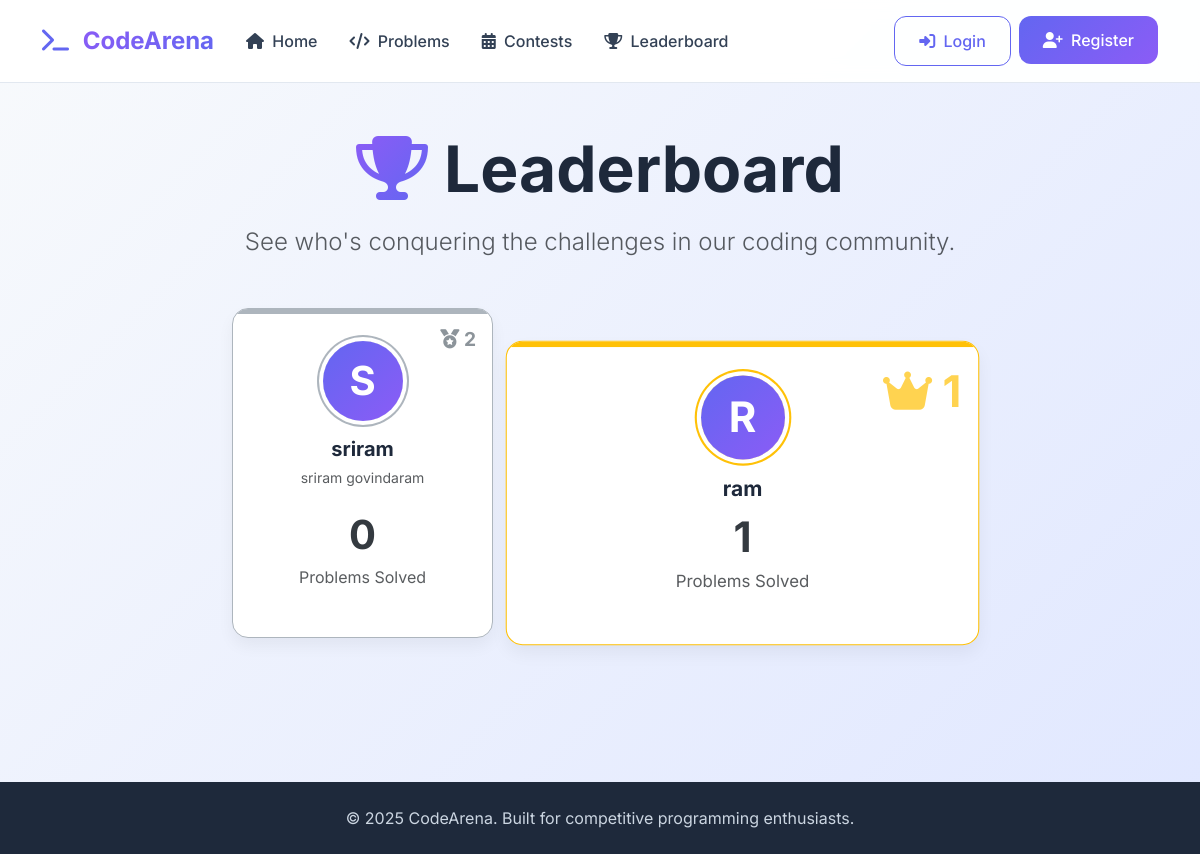
The page /leaderboard/ on the database as committed earlier.
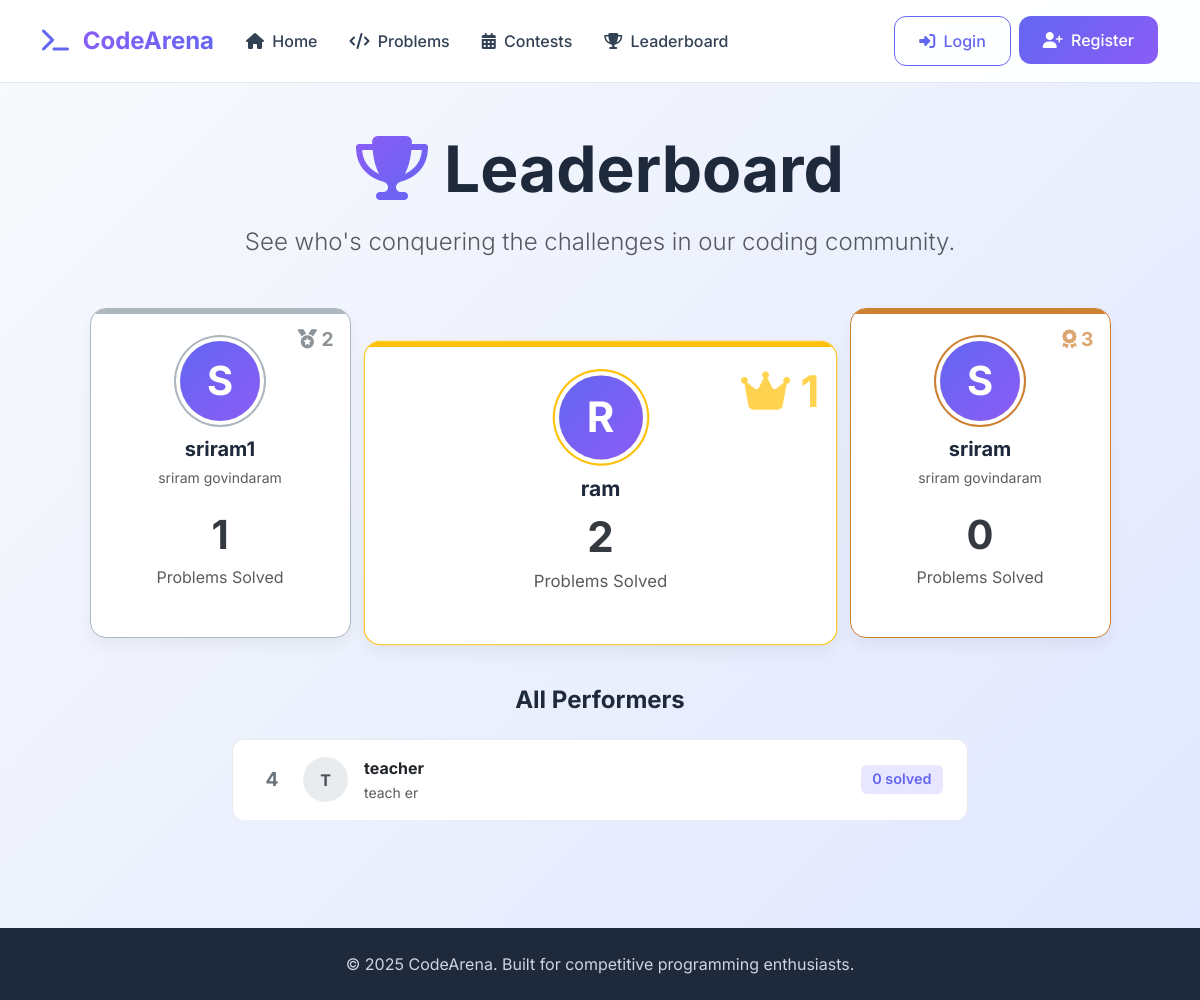
The same page on the database as committed later.
### users/models.py (models this page shows, shortened)
class CustomUser(AbstractUser):
    ROLE_CHOICES = (
        ('student' , 'Student'),
        ('problem_setter' , 'Problem Setter'),
        ('admin' , 'Admin')
    )
    role = models.CharField(max_length=20,choices=ROLE_CHOICES,default='student')

### leaderboard/views.py (the view)
# urls.py: path('', views.leaderboard_view, name='main'),
def leaderboard_view(request):
    User = get_user_model()
    top_users = User.objects.annotate(
        solved_problems_count=Count(
            'submissions__problem',  # This part was already correct
            filter=Q(submissions__final_verdict='accepted'), # <-- THIS IS THE LINE THAT NEEDS THE FIX: 'submissions' (plural)
            distinct=True
        )
    ).order_by('-solved_problems_count')[:10]
    context = {
        'top_users': top_users,
    }
    return render(request, 'leaderboard/leaderboard.html', context)

### templates/leaderboard/leaderboard.html (shortened to what the changed rows need)
{% extends 'base.html' %}
{% block content %}
<div class="container py-5">
    <div class="text-center mb-5">
        <h1 class="display-3 fw-bold mb-3">
            <i class="fas fa-trophy text-gradient me-3"></i>Leaderboard
        </h1>
    </div>
    {% if top_users %}
        <div class="row justify-content-center align-items-end mb-5 g-4">
            <div class="col-lg-5 col-md-6 order-md-2">
                <div class="podium-card rank-1 text-center h-100">
                     <div class="podium-rank-badge">
                        <i class="fas fa-crown"></i> 1
                    </div>
                    <div class="podium-avatar mx-auto">
                        {{ top_users.0.username.0|upper }}
                    </div>
                    <h5 class="fw-bold mt-3 mb-1">{{ top_users.0.username }}</h5>
                    <div class="podium-score">{{ top_users.0.solved_problems_count|default:0 }}</div>
                    <p class="text-muted">Problems Solved</p>
                </div>
            </div>
            {% if top_users|length > 1 %}
            <div class="col-lg-3 col-md-6 order-md-1">
                <div class="podium-card rank-2 text-center h-100">
                    <div class="podium-rank-badge">
                        <i class="fas fa-medal"></i> 2
                    </div>
                    <div class="podium-avatar mx-auto">
                        {{ top_users.1.username.0|upper }}
                    </div>
                    <h5 class="fw-bold mt-3 mb-1">{{ top_users.1.username }}</h5>
                    {% if top_users.1.first_name or top_users.1.last_name %}
                        <p class="text-muted mb-3"><small>{{ top_users.1.first_name }} {{ top_users.1.last_name }}</small></p>
                    {% endif %}
                    <div class="podium-score">{{ top_users.1.solved_problems_count|default:0 }}</div>
                    <p class="text-muted">Problems Solved</p>
                </div>
            </div>
            {% endif %}
            {% if top_users|length > 2 %}
            <div class="col-lg-3 col-md-6 order-md-3">
                <div class="podium-card rank-3 text-center h-100">
                     <div class="podium-rank-badge">
                        <i class="fas fa-award"></i> 3
                    </div>
                    <div class="podium-avatar mx-auto">
                        {{ top_users.2.username.0|upper }}
                    </div>
                    <h5 class="fw-bold mt-3 mb-1">{{ top_users.2.username }}</h5>
                    {% if top_users.2.first_name or top_users.2.last_name %}
                        <p class="text-muted mb-3"><small>{{ top_users.2.first_name }} {{ top_users.2.last_name }}</small></p>
                    {% endif %}
                    <div class="podium-score">{{ top_users.2.solved_problems_count|default:0 }}</div>
                    <p class="text-muted">Problems Solved</p>
                </div>
            </div>
            {% endif %}
        </div>
        {% if top_users|length > 3 %}
        <div class="row justify-content-center">
            <div class="col-lg-8">
                <h4 class="text-center fw-bold mb-4">All Performers</h4>
                <ul class="list-group list-group-flush leaderboard-list">
                    {% for user in top_users|slice:"3:" %}
                        <li class="list-group-item d-flex justify-content-between align-items-center">
                            <div class="d-flex align-items-center">
                                <span class="rank-number me-3">{{ forloop.counter|add:3 }}</span>
                                <div class="list-avatar me-3">{{ user.username.0|upper }}</div>
                                <div>
                                    <div class="fw-bold">{{ user.username }}</div>
                                    {% if user.first_name or user.last_name %}
                                        <small class="text-muted">{{ user.first_name }} {{ user.last_name }}</small>
                                    {% endif %}
                                </div>
                            </div>
                            <span class="badge score-badge">{{ user.solved_problems_count|default:0 }} solved</span>
                        </li>
                    {% endfor %}
                </ul>
            </div>
        </div>
        {% endif %}
    {% endif %}
</div>
{% endblock %}

Rows that differ between the two databases and show on the page:
changed CustomUser "ram": top_users "1" → "2"
added CustomUser: username "S", username "sriram1", first_name "sriram", last_name "govindaram", top_users "1"
changed CustomUser (number 3 of 4 on the later page): username (not shown) → "S"; username (not shown) → "sriram"; first_name (not shown) → "sriram"; last_name (not shown) → "govindaram"; top_users (not shown) → "0"
added CustomUser: username.0 "T", username "teacher", first_name "teach", last_name "er", solved_problems_count "0"
Other text that changed with them:
{{ top_users.1.username }}: "sriram" → "sriram1"
{{ top_users.1.solved_problems_count|default:0 }}: "0" → "1"
text now shown: "3 Problems Solved All Performers"
